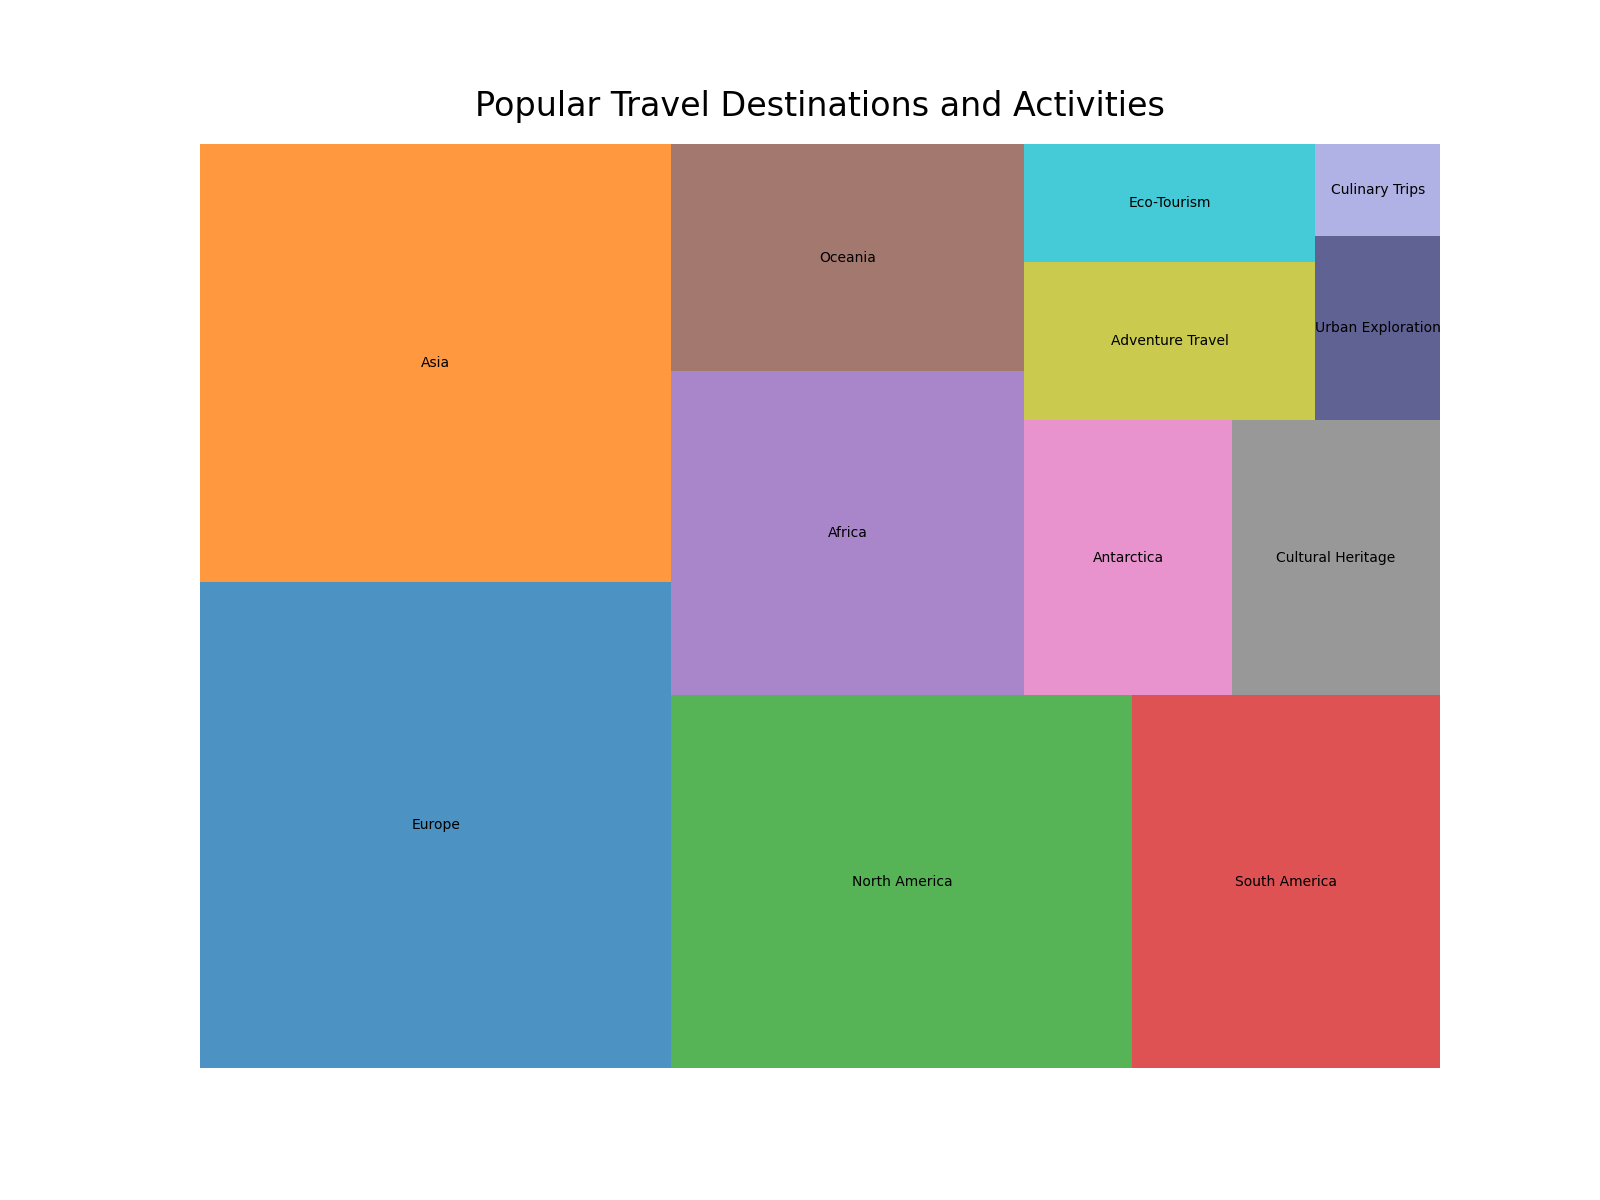

Write the Python code that produced this figure.

import matplotlib.pyplot as plt
import pandas as pd
import squarify

# Data for the treemap
data = {
    'Category': ['Europe', 'Asia', 'North America', 'South America', 'Africa', 'Oceania', 
                 'Antarctica', 'Cultural Heritage', 'Adventure Travel', 'Eco-Tourism', 
                 'Urban Exploration', 'Culinary Trips'],
    'Percentage': [0.20, 0.18, 0.15, 0.10, 0.10, 0.07, 0.05, 0.05, 0.04, 0.03, 0.02, 0.01]
}

# Convert the data to a DataFrame
df = pd.DataFrame(data)

# Define color list
colors = ['#1f77b4', '#ff7f0e', '#2ca02c', '#d62728', '#9467bd', '#8c564b', 
          '#e377c2', '#7f7f7f', '#bcbd22', '#17becf', '#393b79', '#9c9ede']

# Plot the Treemap
plt.figure(figsize=(16, 12))
squarify.plot(sizes=df['Percentage'], label=df['Category'], color=colors, alpha=0.8)
plt.title('Popular Travel Destinations and Activities', fontsize=24, pad=20)
plt.axis('off')
plt.show()
